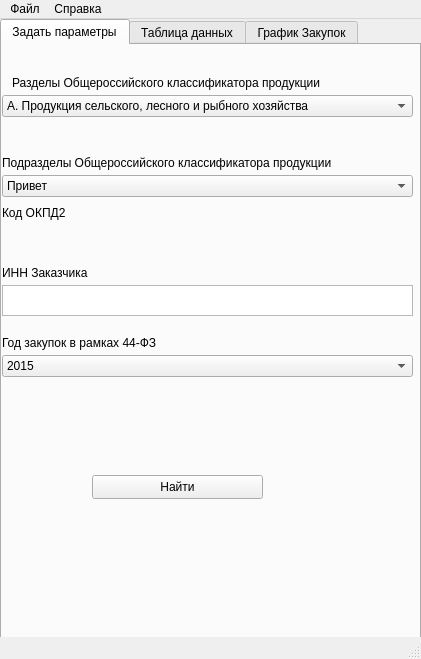
<?xml version="1.0" encoding="UTF-8"?>
<ui version="4.0">
 <class>MainWindow</class>
 <widget class="QMainWindow" name="MainWindow">
  <property name="windowModality">
   <enum>Qt::WindowModal</enum>
  </property>
  <property name="geometry">
   <rect>
    <x>0</x>
    <y>0</y>
    <width>421</width>
    <height>659</height>
   </rect>
  </property>
  <property name="windowTitle">
   <string>MainWindow</string>
  </property>
  <property name="windowOpacity">
   <double>2.000000000000000</double>
  </property>
  <widget class="QWidget" name="centralwidget">
   <widget class="QTabWidget" name="tabWidget">
    <property name="geometry">
     <rect>
      <x>0</x>
      <y>0</y>
      <width>421</width>
      <height>621</height>
     </rect>
    </property>
    <property name="sizePolicy">
     <sizepolicy hsizetype="Preferred" vsizetype="Preferred">
      <horstretch>0</horstretch>
      <verstretch>0</verstretch>
     </sizepolicy>
    </property>
    <property name="maximumSize">
     <size>
      <width>721</width>
      <height>621</height>
     </size>
    </property>
    <property name="currentIndex">
     <number>0</number>
    </property>
    <widget class="QWidget" name="tab">
     <property name="sizePolicy">
      <sizepolicy hsizetype="Preferred" vsizetype="Preferred">
       <horstretch>0</horstretch>
       <verstretch>0</verstretch>
      </sizepolicy>
     </property>
     <property name="maximumSize">
      <size>
       <width>715</width>
       <height>592</height>
      </size>
     </property>
     <attribute name="title">
      <string>Задать параметры</string>
     </attribute>
     <widget class="QComboBox" name="comboBox">
      <property name="geometry">
       <rect>
        <x>0</x>
        <y>50</y>
        <width>411</width>
        <height>22</height>
       </rect>
      </property>
      <item>
       <property name="text">
        <string>A. Продукция сельского, лесного и рыбного хозяйства</string>
       </property>
      </item>
      <item>
       <property name="text">
        <string>B. Продукция горнодобывающих производств</string>
       </property>
      </item>
      <item>
       <property name="text">
        <string>C. Продукция обрабатывающих производств</string>
       </property>
      </item>
      <item>
       <property name="text">
        <string>D. Электроэнергия, газ, пар и кондиционирование воздуха</string>
       </property>
      </item>
      <item>
       <property name="text">
        <string>E. Водоснабжение; водоотведение, услуги по удалению и рекультивации отходов</string>
       </property>
      </item>
      <item>
       <property name="text">
        <string>F. Сооружения и строительные работы</string>
       </property>
      </item>
      <item>
       <property name="text">
        <string>G. Услуги по оптовой и розничной торговле; услуги по ремонту автотранспортных средств и мотоциклов</string>
       </property>
      </item>
      <item>
       <property name="text">
        <string>H. Услуги транспорта и складского хозяйства</string>
       </property>
      </item>
      <item>
       <property name="text">
        <string>I. Услуги гостиничного хозяйства и общественного питания</string>
       </property>
      </item>
      <item>
       <property name="text">
        <string>J. Услуги в области информации и связи</string>
       </property>
      </item>
      <item>
       <property name="text">
        <string>K. Услуги финансовые и страховые</string>
       </property>
      </item>
      <item>
       <property name="text">
        <string>L. Услуги, связанные с недвижимым имуществом</string>
       </property>
      </item>
      <item>
       <property name="text">
        <string>M. Услуги, связанные с научной, инженерно-технической и профессиональной деятельностью</string>
       </property>
      </item>
      <item>
       <property name="text">
        <string>N. Услуги административные и вспомогательные</string>
       </property>
      </item>
      <item>
       <property name="text">
        <string>O. Услуги в сфере государственного управления и обеспечения военной безопасности; услуги по обязательному социальному обеспечению</string>
       </property>
      </item>
      <item>
       <property name="text">
        <string>P. Услуги в области образования</string>
       </property>
      </item>
      <item>
       <property name="text">
        <string>Q. Услуги в области здравоохранения и социальные услуги</string>
       </property>
      </item>
      <item>
       <property name="text">
        <string>R. Услуги в области искусства, развлечений, отдыха и спорта</string>
       </property>
      </item>
      <item>
       <property name="text">
        <string>S. Прочие услуги</string>
       </property>
      </item>
      <item>
       <property name="text">
        <string>T. Товары и услуги различные, производимые домашними хозяйствами для собственного потребления, включая услуги работодателя для домашнего персонала</string>
       </property>
      </item>
      <item>
       <property name="text">
        <string>U. Услуги, предоставляемые экстерриториальными организациями и органами</string>
       </property>
      </item>
     </widget>
     <widget class="QLabel" name="label">
      <property name="geometry">
       <rect>
        <x>10</x>
        <y>30</y>
        <width>431</width>
        <height>16</height>
       </rect>
      </property>
      <property name="text">
       <string>Разделы Общероссийского классификатора продукции</string>
      </property>
     </widget>
     <widget class="QLabel" name="label_2">
      <property name="geometry">
       <rect>
        <x>0</x>
        <y>110</y>
        <width>431</width>
        <height>16</height>
       </rect>
      </property>
      <property name="text">
       <string>Подразделы Общероссийского классификатора продукции</string>
      </property>
     </widget>
     <widget class="QLabel" name="label_3">
      <property name="geometry">
       <rect>
        <x>0</x>
        <y>160</y>
        <width>431</width>
        <height>16</height>
       </rect>
      </property>
      <property name="text">
       <string>Код ОКПД2</string>
      </property>
     </widget>
     <widget class="QComboBox" name="comboBox_2">
      <property name="geometry">
       <rect>
        <x>0</x>
        <y>130</y>
        <width>411</width>
        <height>22</height>
       </rect>
      </property>
      <item>
       <property name="text">
        <string>Привет</string>
       </property>
      </item>
      <item>
       <property name="text">
        <string>Как дела</string>
       </property>
      </item>
      <item>
       <property name="text">
        <string>что делаешь</string>
       </property>
      </item>
      <item>
       <property name="text">
        <string>d</string>
       </property>
      </item>
      <item>
       <property name="text">
        <string>e</string>
       </property>
      </item>
      <item>
       <property name="text">
        <string>g</string>
       </property>
      </item>
      <item>
       <property name="text">
        <string>h</string>
       </property>
      </item>
      <item>
       <property name="text">
        <string>k</string>
       </property>
      </item>
      <item>
       <property name="text">
        <string>l</string>
       </property>
      </item>
      <item>
       <property name="text">
        <string>m</string>
       </property>
      </item>
      <item>
       <property name="text">
        <string>o</string>
       </property>
      </item>
      <item>
       <property name="text">
        <string>p</string>
       </property>
      </item>
      <item>
       <property name="text">
        <string>q</string>
       </property>
      </item>
      <item>
       <property name="text">
        <string>r</string>
       </property>
      </item>
      <item>
       <property name="text">
        <string>s</string>
       </property>
      </item>
      <item>
       <property name="text">
        <string>t</string>
       </property>
      </item>
      <item>
       <property name="text">
        <string>u</string>
       </property>
      </item>
      <item>
       <property name="text">
        <string>v</string>
       </property>
      </item>
      <item>
       <property name="text">
        <string>w</string>
       </property>
      </item>
     </widget>
     <widget class="QLabel" name="label_4">
      <property name="geometry">
       <rect>
        <x>0</x>
        <y>220</y>
        <width>431</width>
        <height>16</height>
       </rect>
      </property>
      <property name="text">
       <string>ИНН Заказчика</string>
      </property>
     </widget>
     <widget class="QLabel" name="label_5">
      <property name="geometry">
       <rect>
        <x>0</x>
        <y>290</y>
        <width>431</width>
        <height>16</height>
       </rect>
      </property>
      <property name="text">
       <string>Год закупок в рамках 44-ФЗ</string>
      </property>
     </widget>
     <widget class="QComboBox" name="comboBox_3">
      <property name="geometry">
       <rect>
        <x>0</x>
        <y>310</y>
        <width>411</width>
        <height>22</height>
       </rect>
      </property>
      <item>
       <property name="text">
        <string>2015</string>
       </property>
      </item>
      <item>
       <property name="text">
        <string>2016</string>
       </property>
      </item>
      <item>
       <property name="text">
        <string>2017</string>
       </property>
      </item>
      <item>
       <property name="text">
        <string>2018</string>
       </property>
      </item>
      <item>
       <property name="text">
        <string>2019</string>
       </property>
      </item>
      <item>
       <property name="text">
        <string>2020</string>
       </property>
      </item>
      <item>
       <property name="text">
        <string>2021</string>
       </property>
      </item>
      <item>
       <property name="text">
        <string>2022</string>
       </property>
      </item>
      <item>
       <property name="text">
        <string>2023</string>
       </property>
      </item>
      <item>
       <property name="text">
        <string>2024</string>
       </property>
      </item>
      <item>
       <property name="text">
        <string>2025</string>
       </property>
      </item>
      <item>
       <property name="text">
        <string>2026</string>
       </property>
      </item>
      <item>
       <property name="text">
        <string>2027</string>
       </property>
      </item>
      <item>
       <property name="text">
        <string>2028</string>
       </property>
      </item>
      <item>
       <property name="text">
        <string>2029</string>
       </property>
      </item>
      <item>
       <property name="text">
        <string>2030</string>
       </property>
      </item>
     </widget>
     <widget class="QTextEdit" name="textEdit">
      <property name="geometry">
       <rect>
        <x>0</x>
        <y>240</y>
        <width>411</width>
        <height>31</height>
       </rect>
      </property>
     </widget>
     <widget class="QPushButton" name="pushButton">
      <property name="geometry">
       <rect>
        <x>90</x>
        <y>430</y>
        <width>171</width>
        <height>24</height>
       </rect>
      </property>
      <property name="text">
       <string>Найти</string>
      </property>
      <property name="icon">
       <iconset resource="images.qrc">
        <normaloff>:/img/img/icon_find.svg</normaloff>:/img/img/icon_find.svg</iconset>
      </property>
     </widget>
    </widget>
    <widget class="QWidget" name="tab_2">
     <attribute name="title">
      <string>Таблица данных</string>
     </attribute>
     <widget class="QTableView" name="tableView">
      <property name="geometry">
       <rect>
        <x>0</x>
        <y>0</y>
        <width>711</width>
        <height>591</height>
       </rect>
      </property>
      <property name="sizePolicy">
       <sizepolicy hsizetype="Maximum" vsizetype="Maximum">
        <horstretch>0</horstretch>
        <verstretch>0</verstretch>
       </sizepolicy>
      </property>
      <property name="autoFillBackground">
       <bool>true</bool>
      </property>
      <property name="styleSheet">
       <string notr="true">QTableView {
background-color: rgba(236, 55, 55, 30); 
border: 1px solid rgba(255,255,255,40);
border-bottom-right-radius: 7px; 
border-bottom-left-radius: 7px; 
color: white;
}

QHeaderView::section {
background-color: rgb(53, 53, 53);
color: white;
border: none;
height: 50px;
font-size: 16pt;
}

QTableView::item {
    border-style: none;
    border-bottom: 1px solid rgba(255,255,255,50);
    padding-left: auto;
    padding-right: auto;
}

QTableView::item:selected{
	border: none;
	color: rgb(255, 255, 255);
    background-color: rgba(255, 255, 255, 50);
}
</string>
      </property>
     </widget>
     <widget class="QScrollBar" name="verticalScrollBar">
      <property name="geometry">
       <rect>
        <x>800</x>
        <y>0</y>
        <width>20</width>
        <height>511</height>
       </rect>
      </property>
      <property name="orientation">
       <enum>Qt::Vertical</enum>
      </property>
     </widget>
    </widget>
    <widget class="QWidget" name="tab_3">
     <attribute name="title">
      <string>График Закупок</string>
     </attribute>
     <widget class="QGraphicsView" name="graphicsView">
      <property name="geometry">
       <rect>
        <x>0</x>
        <y>0</y>
        <width>821</width>
        <height>521</height>
       </rect>
      </property>
     </widget>
    </widget>
   </widget>
  </widget>
  <widget class="QMenuBar" name="menubar">
   <property name="geometry">
    <rect>
     <x>0</x>
     <y>0</y>
     <width>421</width>
     <height>22</height>
    </rect>
   </property>
   <widget class="QMenu" name="menu">
    <property name="title">
     <string>Файл</string>
    </property>
    <addaction name="action"/>
    <addaction name="action_2"/>
   </widget>
   <widget class="QMenu" name="menu_2">
    <property name="title">
     <string>Справка</string>
    </property>
    <addaction name="action_3"/>
    <addaction name="action_4"/>
   </widget>
   <addaction name="menu"/>
   <addaction name="menu_2"/>
  </widget>
  <widget class="QStatusBar" name="statusbar"/>
  <action name="action">
   <property name="text">
    <string>Сохранить</string>
   </property>
  </action>
  <action name="action_2">
   <property name="text">
    <string>Очистить</string>
   </property>
  </action>
  <action name="action_3">
   <property name="text">
    <string>О программе</string>
   </property>
  </action>
  <action name="action_4">
   <property name="text">
    <string>Сведения об авторах</string>
   </property>
  </action>
 </widget>
 <tabstops>
  <tabstop>comboBox</tabstop>
  <tabstop>comboBox_2</tabstop>
  <tabstop>textEdit</tabstop>
  <tabstop>comboBox_3</tabstop>
  <tabstop>pushButton</tabstop>
  <tabstop>tableView</tabstop>
  <tabstop>graphicsView</tabstop>
  <tabstop>tabWidget</tabstop>
 </tabstops>
 <resources>
  <include location="okpd2.qrc"/>
  <include location="images.qrc"/>
  <include location="C:/Users/Honor/.designer/backup/images.qrc"/>
 </resources>
 <connections>
  <connection>
   <sender>comboBox</sender>
   <signal>currentTextChanged(QString)</signal>
   <receiver>comboBox_2</receiver>
   <slot>setCurrentText(QString)</slot>
   <hints>
    <hint type="sourcelabel">
     <x>222</x>
     <y>107</y>
    </hint>
    <hint type="destinationlabel">
     <x>222</x>
     <y>187</y>
    </hint>
   </hints>
  </connection>
 </connections>
</ui>
